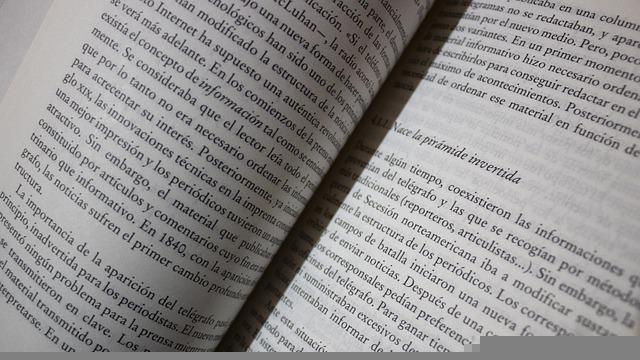
#> input picture image/book2.jpg, 640 x 360 px
$ python 17-adaptive-thresholding.py
#> lines starting #> are read from the running program, lines starting #| are printed output that depends on the picture; after the words box and inside, x2 and y2 are one past the last pixel; in counts of white or black regions, pixels touching at a corner belong together
# Python program to illustrate
# adaptive thresholding type on an image

# organizing imports
import cv2
import numpy as np

# path to input image is specified and
# image is loaded with imread command
image1 = cv2.imread('image/book2.jpg')
#> image1 is the input picture: shape (360, 640, 3); mean B, G, R 143.1, 143.4, 145.2

# cv2.cvtColor is applied over the
# image input with applied parameters
# to convert the image in grayscale
img = cv2.cvtColor(image1, cv2.COLOR_BGR2GRAY)

# applying different thresholding
# techniques on the input image
thresh1 = cv2.adaptiveThreshold(img, 255, cv2.ADAPTIVE_THRESH_MEAN_C, cv2.THRESH_BINARY, 199, 5)
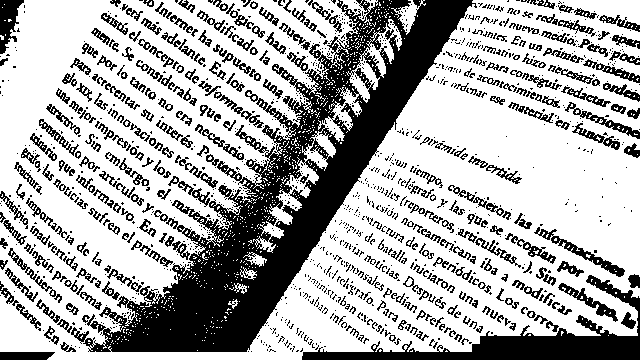
#> thresh1: shape (360, 640); 67.8% white; 1292 black regions (916 under 20 px), largest, box (x1, y1, x2, y2) and area: (71, 0, 477, 352) 36348, (302, 275, 640, 360) 6442, (0, 0, 24, 54) 725

thresh2 = cv2.adaptiveThreshold(img, 255, cv2.ADAPTIVE_THRESH_GAUSSIAN_C, cv2.THRESH_BINARY, 199, 5)
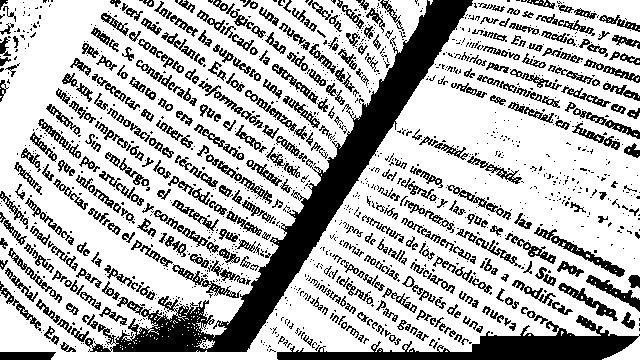
#> thresh2: shape (360, 640); 71.7% white; 1402 black regions (977 under 20 px), largest, box (x1, y1, x2, y2) and area: (71, 0, 473, 352) 17331, (277, 315, 640, 360) 5763, (534, 227, 625, 277) 688

# the window showing output images
# with the corresponding thresholding
# techniques applied to the input image
cv2.imshow('Adaptive Mean', thresh1)
cv2.imshow('Adaptive Gaussian', thresh2)


# De-allocate any associated memory usage
if cv2.waitKey(0) & 0xff == 27:
#> (key Esc is pressed here)
    cv2.destroyAllWindows()

$ run again, with image/cat.jpg copied over image/book2.jpg
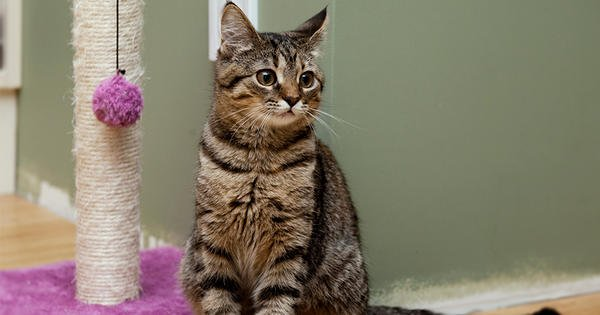
#> input picture image/cat.jpg, 600 x 315 px
#> image1 is the input picture: shape (315, 600, 3); mean B, G, R 107.9, 125.4, 133.8
#> `thresh1 = cv2.adaptiveThreshold(img, 255, cv2.ADAPTIVE_THRESH_MEAN_C, ..`:
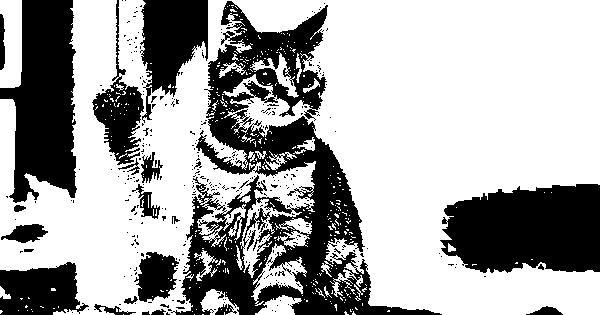
#> thresh1: shape (315, 600); 65.7% white; 349 black regions (324 under 20 px), largest, box (x1, y1, x2, y2) and area: (171, 1, 442, 315) 26686, (440, 184, 600, 273) 11794, (0, 0, 77, 203) 10679
#> `thresh2 = cv2.adaptiveThreshold(img, 255, cv2.ADAPTIVE_THRESH_GAUSSIAN..`:
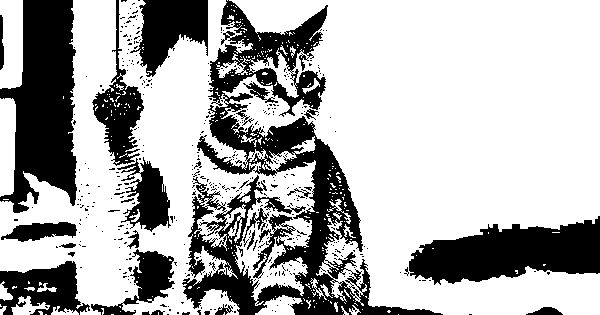
#> thresh2: shape (315, 600); 69.2% white; 431 black regions (404 under 20 px), largest, box (x1, y1, x2, y2) and area: (182, 0, 443, 315) 22411, (0, 0, 77, 213) 10822, (409, 216, 600, 285) 8387
